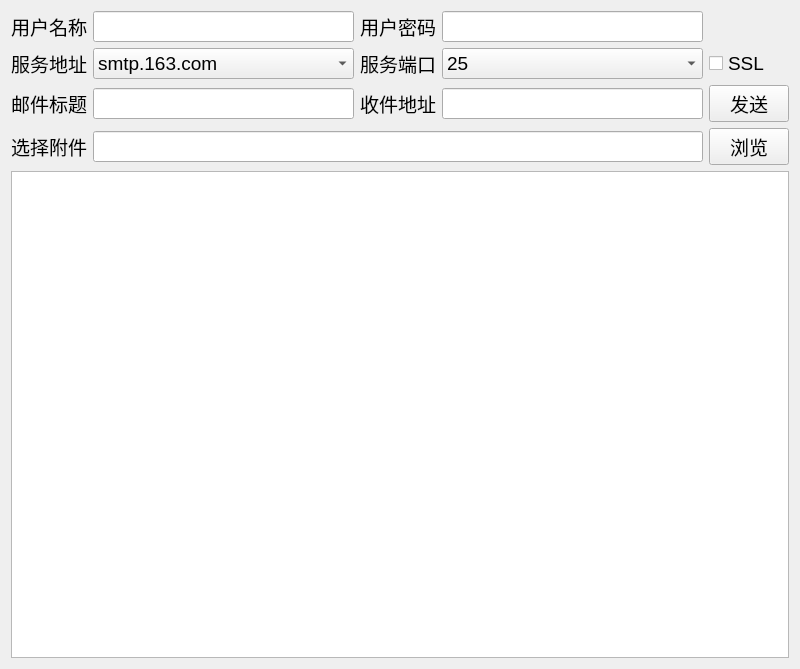
<?xml version="1.0" encoding="UTF-8"?>
<ui version="4.0">
 <class>Widget</class>
 <widget class="QWidget" name="Widget">
  <property name="geometry">
   <rect>
    <x>0</x>
    <y>0</y>
    <width>800</width>
    <height>669</height>
   </rect>
  </property>
  <property name="font">
   <font>
    <pointsize>12</pointsize>
   </font>
  </property>
  <property name="windowTitle">
   <string>邮箱</string>
  </property>
  <layout class="QVBoxLayout" name="verticalLayout">
   <item>
    <layout class="QGridLayout" name="gridLayout">
     <item row="0" column="1">
      <widget class="QLineEdit" name="lineEditEmail">
       <property name="font">
        <font>
         <family>Arial</family>
         <pointsize>14</pointsize>
        </font>
       </property>
       <property name="alignment">
        <set>Qt::AlignCenter</set>
       </property>
      </widget>
     </item>
     <item row="0" column="3">
      <widget class="QLineEdit" name="lineEditPassword">
       <property name="font">
        <font>
         <family>Arial</family>
         <pointsize>14</pointsize>
        </font>
       </property>
       <property name="echoMode">
        <enum>QLineEdit::Password</enum>
       </property>
       <property name="alignment">
        <set>Qt::AlignCenter</set>
       </property>
      </widget>
     </item>
     <item row="1" column="1">
      <widget class="QComboBox" name="comboBoxAddress">
       <property name="font">
        <font>
         <pointsize>14</pointsize>
        </font>
       </property>
       <property name="insertPolicy">
        <enum>QComboBox::InsertAtBottom</enum>
       </property>
       <item>
        <property name="text">
         <string>smtp.163.com</string>
        </property>
       </item>
       <item>
        <property name="text">
         <string>smtp.126.com</string>
        </property>
       </item>
       <item>
        <property name="text">
         <string>smtp.qq.com</string>
        </property>
       </item>
       <item>
        <property name="text">
         <string>smt.sina.com</string>
        </property>
       </item>
       <item>
        <property name="text">
         <string>smtp.sohu.com</string>
        </property>
       </item>
       <item>
        <property name="text">
         <string>smtp.139.com</string>
        </property>
       </item>
       <item>
        <property name="text">
         <string>smtp.189.com</string>
        </property>
       </item>
      </widget>
     </item>
     <item row="1" column="2">
      <widget class="QLabel" name="labelPort">
       <property name="font">
        <font>
         <pointsize>14</pointsize>
        </font>
       </property>
       <property name="text">
        <string>服务端口</string>
       </property>
       <property name="alignment">
        <set>Qt::AlignCenter</set>
       </property>
      </widget>
     </item>
     <item row="1" column="3">
      <widget class="QComboBox" name="comboBoxPort">
       <property name="font">
        <font>
         <pointsize>14</pointsize>
        </font>
       </property>
       <item>
        <property name="text">
         <string>25</string>
        </property>
       </item>
       <item>
        <property name="text">
         <string>465</string>
        </property>
       </item>
       <item>
        <property name="text">
         <string>587</string>
        </property>
       </item>
      </widget>
     </item>
     <item row="1" column="4">
      <widget class="QCheckBox" name="checkBoxSSL">
       <property name="font">
        <font>
         <pointsize>14</pointsize>
        </font>
       </property>
       <property name="text">
        <string>SSL</string>
       </property>
      </widget>
     </item>
     <item row="2" column="0">
      <widget class="QLabel" name="labelTitle">
       <property name="font">
        <font>
         <pointsize>14</pointsize>
        </font>
       </property>
       <property name="text">
        <string>邮件标题</string>
       </property>
       <property name="alignment">
        <set>Qt::AlignCenter</set>
       </property>
      </widget>
     </item>
     <item row="2" column="1">
      <widget class="QLineEdit" name="lineEditTitle">
       <property name="font">
        <font>
         <pointsize>14</pointsize>
        </font>
       </property>
       <property name="alignment">
        <set>Qt::AlignCenter</set>
       </property>
      </widget>
     </item>
     <item row="2" column="2">
      <widget class="QLabel" name="labelReceive">
       <property name="font">
        <font>
         <pointsize>14</pointsize>
        </font>
       </property>
       <property name="text">
        <string>收件地址</string>
       </property>
       <property name="alignment">
        <set>Qt::AlignCenter</set>
       </property>
      </widget>
     </item>
     <item row="2" column="3">
      <widget class="QLineEdit" name="lineEditReceive">
       <property name="font">
        <font>
         <pointsize>14</pointsize>
        </font>
       </property>
       <property name="alignment">
        <set>Qt::AlignCenter</set>
       </property>
      </widget>
     </item>
     <item row="2" column="4">
      <widget class="QPushButton" name="btnSend">
       <property name="font">
        <font>
         <pointsize>14</pointsize>
        </font>
       </property>
       <property name="text">
        <string>发送</string>
       </property>
      </widget>
     </item>
     <item row="0" column="2">
      <widget class="QLabel" name="labelPassword">
       <property name="font">
        <font>
         <pointsize>14</pointsize>
        </font>
       </property>
       <property name="text">
        <string>用户密码</string>
       </property>
       <property name="alignment">
        <set>Qt::AlignCenter</set>
       </property>
      </widget>
     </item>
     <item row="1" column="0">
      <widget class="QLabel" name="labelAddress">
       <property name="font">
        <font>
         <pointsize>14</pointsize>
        </font>
       </property>
       <property name="text">
        <string>服务地址</string>
       </property>
       <property name="alignment">
        <set>Qt::AlignCenter</set>
       </property>
      </widget>
     </item>
     <item row="0" column="0">
      <widget class="QLabel" name="labelEmail">
       <property name="font">
        <font>
         <pointsize>14</pointsize>
        </font>
       </property>
       <property name="text">
        <string>用户名称</string>
       </property>
       <property name="alignment">
        <set>Qt::AlignCenter</set>
       </property>
      </widget>
     </item>
    </layout>
   </item>
   <item>
    <layout class="QHBoxLayout" name="horizontalLayout">
     <item>
      <widget class="QLabel" name="labelFile">
       <property name="enabled">
        <bool>true</bool>
       </property>
       <property name="font">
        <font>
         <pointsize>14</pointsize>
        </font>
       </property>
       <property name="text">
        <string>选择附件</string>
       </property>
       <property name="scaledContents">
        <bool>true</bool>
       </property>
       <property name="alignment">
        <set>Qt::AlignCenter</set>
       </property>
      </widget>
     </item>
     <item>
      <widget class="QLineEdit" name="lineEditFile">
       <property name="font">
        <font>
         <pointsize>14</pointsize>
        </font>
       </property>
       <property name="alignment">
        <set>Qt::AlignCenter</set>
       </property>
      </widget>
     </item>
     <item>
      <widget class="QPushButton" name="btnSelect">
       <property name="font">
        <font>
         <pointsize>14</pointsize>
        </font>
       </property>
       <property name="text">
        <string>浏览</string>
       </property>
      </widget>
     </item>
    </layout>
   </item>
   <item>
    <widget class="QTextBrowser" name="textBrowser">
     <property name="enabled">
      <bool>true</bool>
     </property>
     <property name="font">
      <font>
       <pointsize>16</pointsize>
      </font>
     </property>
     <property name="autoFillBackground">
      <bool>false</bool>
     </property>
     <property name="overwriteMode">
      <bool>true</bool>
     </property>
     <property name="textInteractionFlags">
      <set>Qt::LinksAccessibleByKeyboard|Qt::LinksAccessibleByMouse|Qt::TextBrowserInteraction|Qt::TextEditable|Qt::TextEditorInteraction|Qt::TextSelectableByKeyboard|Qt::TextSelectableByMouse</set>
     </property>
     <property name="openExternalLinks">
      <bool>false</bool>
     </property>
    </widget>
   </item>
  </layout>
 </widget>
 <resources/>
 <connections/>
</ui>
